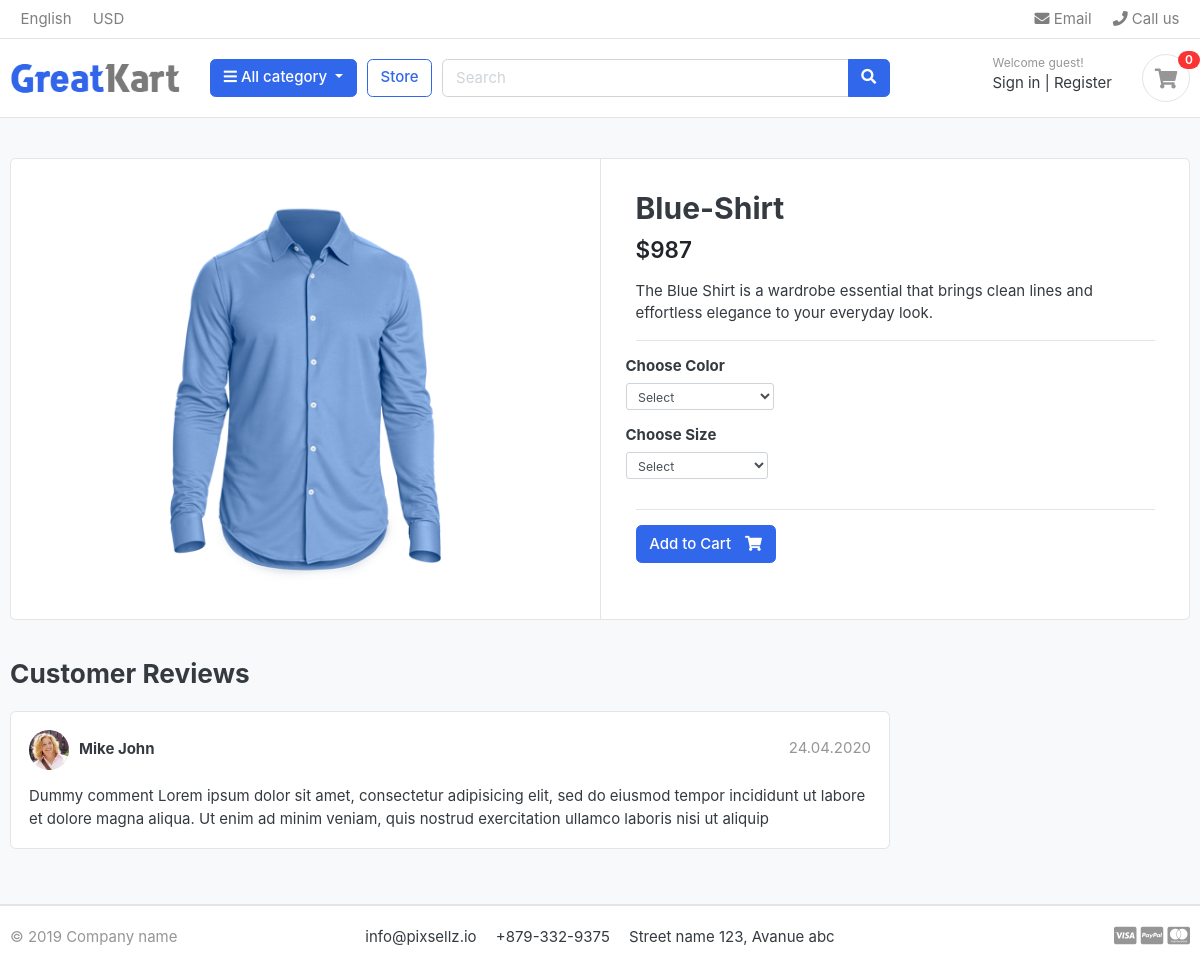
Screenshot of /store/category/shirts/blue-shirt/ with the database file from the repository.
### store/models.py (models this page shows, shortened)
class Product(models.Model):
    product_name = models.CharField(max_length=100, unique=True)
    slug = models.SlugField(max_length=100, unique=True)
    description = models.TextField(blank=True, max_length=255, null=True)
    price = models.IntegerField()
    stock = models.IntegerField(default=0)
    product_image = models.ImageField(
        upload_to="photos/products", blank=True, null=True
    )
    is_available = models.BooleanField(default=True)
    category = models.ForeignKey(
        Category, on_delete=models.CASCADE, related_name="products"
    )
    created_date = models.DateTimeField(auto_now_add=True)
    modified_date = models.DateTimeField(auto_now=True)
    class Meta:
        verbose_name = "Product"
        verbose_name_plural = "Products"
    def get_url(self):
        return reverse("product_detail", args=[self.category.slug, self.slug])

### store/views.py (the view)
def product_detail(request, category_slug, product_slug):
    try:
        product = Product.objects.get(
            category__slug=category_slug, slug=product_slug, is_available=True
        )
        in_cart = CartItem.objects.filter(
            cart__cart_id=_cart_id(request), product=product
        ).exists()
    except Exception as e:
        raise e
    context = {
        "product": product,
        "in_cart": in_cart,
    }
    return render(request, "store/product_detail.html", context)

### cart/context_processors.py (called while the page is built)
def counter(request):
    if "admin" in request.path:
        return {}
    cart_count = 0
    try:
        cart = Cart.objects.filter(cart_id=_cart_id(request))
        cart_items = CartItem.objects.all().filter(cart=cart[:1], is_active=True)
        for cart_item in cart_items:
            cart_count += cart_item.quantity
    except Cart.DoesNotExist:
        cart_count = 0
    return dict(cart_count=cart_count)

### cart/views.py (called while the page is built)
def _cart_id(request):
    cart = request.session.session_key
    if not cart:
        cart = request.session.create()
    return cart

### category/context_processors.py (called while the page is built)
def menu_links(request):
    links = Category.objects.all()
    return {"links": links}

### category/models.py (called while the page is built)
    def get_url(self):
        return reverse("products_by_category", args=[self.slug])

### store/models.py (called while the page is built)
    def colors(self):
        return super(variationManager, self).filter(
            variation_category="color", is_active=True
        )

    def sizes(self):
        return super(variationManager, self).filter(
            variation_category="size", is_active=True
        )

### templates/store/product_detail.html (shortened to what this page needs)
{% extends 'base.html' %} {% load static %} {% block content%}
<section class="section-content padding-y bg">
  <div class="container">
    <div class="card">
      <div class="row no-gutters">
        <aside class="col-md-6">
          <article class="gallery-wrap">
            <div class="img-big-wrap">
              <a href="{{product.get_url}}"
                ><img src="{{product.product_image.url}}"
              /></a>
            </div>
          </article>
        </aside>
        <main class="col-md-6 border-left">
          <form action="{%url 'add_to_cart' product.id %}" method="POST">
          <article class="content-body">
            <h2 class="title">{{product.product_name}}</h2>
            <div class="mb-3">
              <var class="price h4">${{product.price}}</var>
            </div>
            <p>{{product.description}}</p>
            <hr />
         <div class="row">
  <div class="item-option-select">
    <h6>Choose Color</h6>
    <select class="form-control form-control-sm" name="color" required>
      <option value="" disabled selected>Select</option>
    </select>
  </div>
</div>
<div class="row">
  <div class="item-option-select">
    <h6>Choose Size</h6>
    <select class="form-control form-control-sm" name="size" required>
      <option value="" disabled selected>Select</option>
    </select>
  </div>
</div>
            <hr />
            {% if product.stock > 0 %}
            <button type="submit" class="btn btn-primary">
              <span class="text">Add to Cart</span>
              <i class="fas fa-shopping-cart"></i>
            </button>
            {% else %}
              <h5 class="text danger">Out of Stock</h5>
            </a>
            {% endif %}
          </article>
          </form>
        </main>
      </div>
    </div>
    <br />
    <div class="row">
      <div class="col-md-9">
        <header class="section-heading">
          <h3>Customer Reviews</h3>
        </header>
        <article class="box mb-3">
          <div class="icontext w-100">
            <img
              src="./images/avatars/avatar1.jpg"
              class="img-xs icon rounded-circle"
            />
            <div class="text">
              <span class="date text-muted float-md-right">24.04.2020 </span>
              <h6 class="mb-1">Mike John</h6>
            </div>
          </div>
          <div class="mt-3">
            <p>
              Dummy comment Lorem ipsum dolor sit amet, consectetur adipisicing
              elit, sed do eiusmod tempor incididunt ut labore et dolore magna
              aliqua. Ut enim ad minim veniam, quis nostrud exercitation ullamco
              laboris nisi ut aliquip
            </p>
          </div>
        </article>
      </div>
    </div>
  </div>
</section>
{% endblock content %}

### static/css/ui.css (style rules this page uses)
html { font-family: "Inter", sans-serif; font-size: 15px; }
.content-body { flex: 1 1 auto; padding: 2rem 2.3rem; }
.img-xs, .img-sm, .img-md, .img-lg { -o-object-fit: cover; object-fit: cover; flex-shrink: 0; flex-grow: 0; }
.img-xs { width: 40px; height: 40px; }
.padding-y { padding-top: 40px; padding-bottom: 40px; }
var { font-style: normal; }
article:after, .form-group:after { display: block; clear: both; content: ""; }
.bg { background-color: #f8f9fa; }
.section-heading { margin-bottom: 20px; margin-top: 15px; }
p:last-child { margin-bottom: 0; }
.btn .text + i { margin-left: 10px; }
.icontext { display: inline-flex; align-items: center; vertical-align: middle; }
.icontext .text { width: 100%; line-height: 1.2; }
.icontext .icon { position: relative; margin-right: 10px; flex-shrink: 0; flex-grow: 0; }
.price { font-weight: 600; color: #212529; }
.box { padding: 18px; background: #fff; border-radius: 0.37rem; border: 1px solid #e4e4e4; }
.box img { max-width: 100%; }
.gallery-wrap .img-big-wrap { margin-bottom: 10px; border-radius: 0.37rem; overflow: hidden; background-color: #fff; }
.gallery-wrap .img-big-wrap a { text-align: center; display: block; }
.gallery-wrap .img-big-wrap img { height: 450px; width: auto; display: inline-block; }
.item-option-select { margin-bottom: 1rem; display: inline-block; margin-right: 15px; }

### rows the page displays
Product: product_image (picture), product_name "Blue-Shirt", price "987", description "The Blue Shirt is a wardrobe essential that brings clean lines and effortless elegance to your everyday look."

### other values shown
{{ cart_count }} "0"
